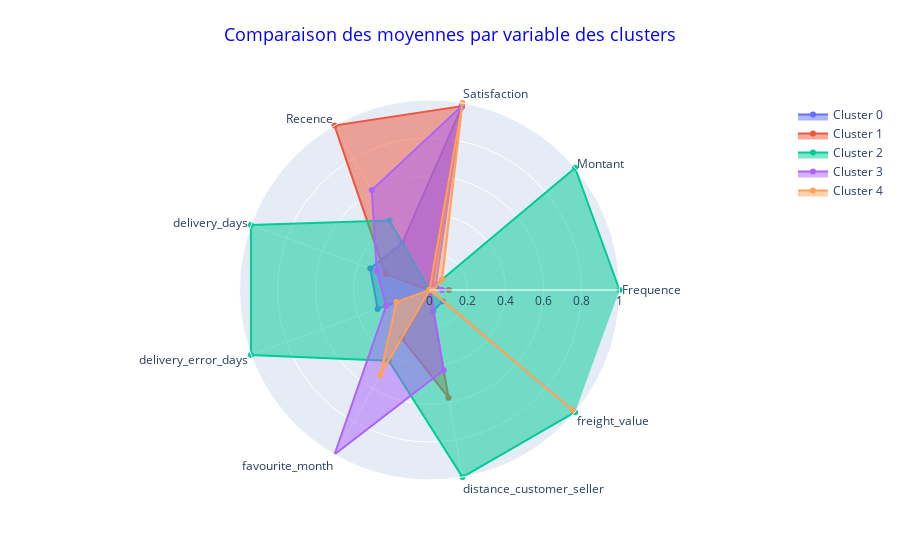

The notebook cell saved with this chart:
### Code cell
plot_radars(data=X_scaled_clusters,
            group="kmeans_label")

### Figure 1 — Plotly figure (JSON) as saved in the notebook; plotly's stock layout.template omitted (floating-point values rounded to 4 significant figures)
{"data": [{"fill": "toself", "name": "Cluster 0", "r": [0, 0, 0.9779, 0.2861, 0.3317, 0.2908, 0, 0.1124, 0.09114], "theta": ["Frequence", "Montant", "Satisfaction", "Recence", "delivery_days", "delivery_error_days", "favourite_month", "distance_customer_seller", "freight_value"], "type": "scatterpolar"}, {"fill": "toself", "name": "Cluster 1", "r": [0.1026, 0.01594, 0.9828, 1.0, 0.2477, 0, 0.2931, 0.5758, 0], "theta": ["Frequence", "Montant", "Satisfaction", "Recence", "delivery_days", "delivery_error_days", "favourite_month", "distance_customer_seller", "freight_value"], "type": "scatterpolar"}, {"fill": "toself", "name": "Cluster 2", "r": [1.0, 1, 0, 0.4223, 1.0, 1, 0.4294, 1, 1], "theta": ["Frequence", "Montant", "Satisfaction", "Recence", "delivery_days", "delivery_error_days", "favourite_month", "distance_customer_seller", "freight_value"], "type": "scatterpolar"}, {"fill": "toself", "name": "Cluster 3", "r": [0.06613, 0.0433, 0.984, 0.6073, 0.2953, 0.2426, 1.0, 0.429, 0.005876], "theta": ["Frequence", "Montant", "Satisfaction", "Recence", "delivery_days", "delivery_error_days", "favourite_month", "distance_customer_seller", "freight_value"], "type": "scatterpolar"}, {"fill": "toself", "name": "Cluster 4", "r": [0.02046, 0.08656, 1.0, 0, 0, 0.1854, 0.5185, 0, 0.9837], "theta": ["Frequence", "Montant", "Satisfaction", "Recence", "delivery_days", "delivery_error_days", "favourite_month", "distance_customer_seller", "freight_value"], "type": "scatterpolar"}], "layout": {"polar": {"radialaxis": {"range": [0, 1], "visible": true}}, "showlegend": true, "title": {"font": {"color": "blue", "size": 18}, "text": "Comparaison des moyennes par variable des clusters", "x": 0.5, "xanchor": "center", "y": 0.95, "yanchor": "top"}}}
